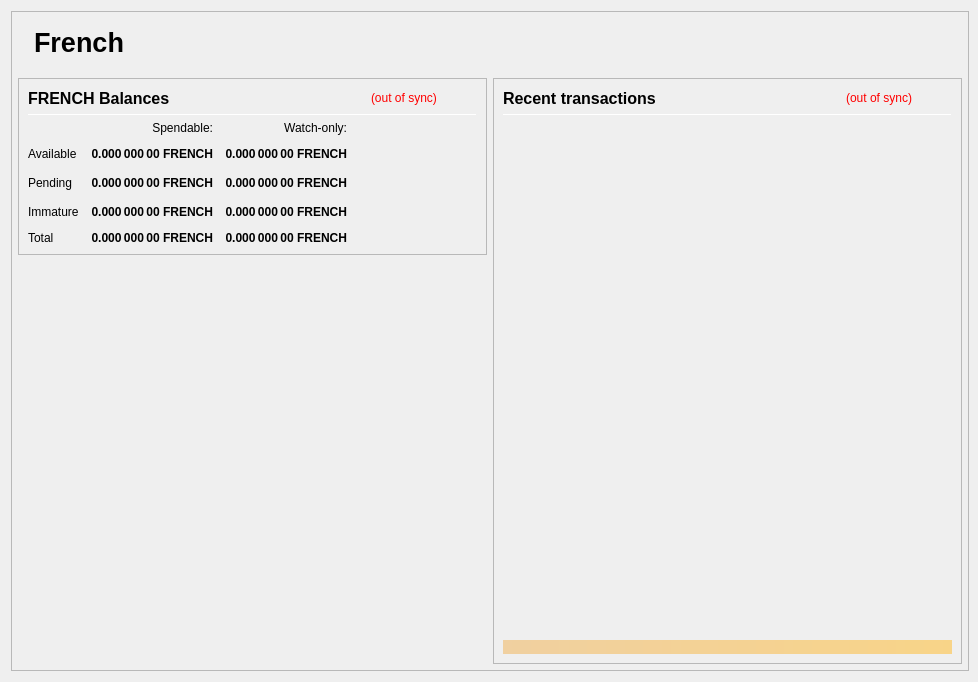
<?xml version="1.0" encoding="UTF-8"?>
<ui version="4.0">
 <class>OverviewPage</class>
 <widget class="QWidget" name="OverviewPage">
  <property name="geometry">
   <rect>
    <x>0</x>
    <y>0</y>
    <width>978</width>
    <height>682</height>
   </rect>
  </property>
  <property name="minimumSize">
   <size>
    <width>960</width>
    <height>682</height>
   </size>
  </property>
  <property name="font">
   <font>
    <weight>50</weight>
    <bold>false</bold>
   </font>
  </property>
  <property name="windowTitle">
   <string>Form</string>
  </property>
  <layout class="QVBoxLayout" name="topLayout" stretch="0">
   <property name="rightMargin">
    <number>9</number>
   </property>
   <item>
    <widget class="QFrame" name="frame_BG">
     <property name="minimumSize">
      <size>
       <width>850</width>
       <height>610</height>
      </size>
     </property>
     <property name="maximumSize">
      <size>
       <width>16777215</width>
       <height>16777215</height>
      </size>
     </property>
     <property name="frameShape">
      <enum>QFrame::StyledPanel</enum>
     </property>
     <property name="frameShadow">
      <enum>QFrame::Raised</enum>
     </property>
     <layout class="QVBoxLayout" name="verticalLayout_3" stretch="0">
      <property name="leftMargin">
       <number>0</number>
      </property>
      <property name="topMargin">
       <number>0</number>
      </property>
      <property name="rightMargin">
       <number>0</number>
      </property>
      <property name="bottomMargin">
       <number>6</number>
      </property>
      <item>
       <layout class="QVBoxLayout" name="verticalLayout_Master" stretch="0,1">
        <property name="leftMargin">
         <number>0</number>
        </property>
        <property name="topMargin">
         <number>0</number>
        </property>
        <property name="rightMargin">
         <number>0</number>
        </property>
        <property name="bottomMargin">
         <number>0</number>
        </property>
        <item>
         <widget class="QFrame" name="frame_Header">
          <layout class="QVBoxLayout" name="verticalLayout_Header" stretch="0">
           <property name="leftMargin">
            <number>0</number>
           </property>
           <property name="topMargin">
            <number>0</number>
           </property>
           <property name="rightMargin">
            <number>0</number>
           </property>
           <property name="bottomMargin">
            <number>0</number>
           </property>
           <item>
            <layout class="QHBoxLayout" name="horizontalLayout_Header" stretch="1,0">
             <property name="spacing">
              <number>6</number>
             </property>
             <item>
              <spacer name="horizontalSpacer_Header">
               <property name="orientation">
                <enum>Qt::Horizontal</enum>
               </property>
               <property name="sizeHint" stdset="0">
                <size>
                 <width>40</width>
                 <height>20</height>
                </size>
               </property>
              </spacer>
             </item>
			 <item>
           <widget class="QLabel" name="labelOverviewHeaderLeft">
            <property name="minimumSize">
             <size>
              <width>464</width>
              <height>60</height>
             </size>
            </property>
            <property name="maximumSize">
             <size>
              <width>16777215</width>
              <height>60</height>
             </size>
            </property>
            <property name="font">
             <font>
              <pointsize>20</pointsize>
              <weight>75</weight>
              <bold>true</bold>
             </font>
            </property>
            <property name="text">
             <string>French</string>
            </property>
            <property name="alignment">
             <set>Qt::AlignLeading|Qt::AlignLeft|Qt::AlignVCenter</set>
            </property>
           </widget>
          </item>
             <item>
              <widget class="QLabel" name="labelOverviewHeaderRight">
               <property name="minimumSize">
                <size>
                 <width>464</width>
                 <height>60</height>
                </size>
               </property>
               <property name="maximumSize">
                <size>
                 <width>16777215</width>
                 <height>60</height>
                </size>
               </property>
				<property name="font">
				 <font>
				  <pointsize>20</pointsize>
				  <weight>75</weight>
				  <bold>true</bold>
				 </font>
				</property>
				<property name="text">
				 <string></string>
				</property>
               <property name="alignment">
                <set>Qt::AlignRight|Qt::AlignTrailing|Qt::AlignVCenter</set>
               </property>
              </widget>
             </item>
            </layout>
           </item>
          </layout>
         </widget>
        </item>
        <item>
         <widget class="QFrame" name="frame_Content">
          <layout class="QVBoxLayout" name="verticalLayout_Content">
           <property name="leftMargin">
            <number>6</number>
           </property>
           <property name="topMargin">
            <number>0</number>
           </property>
           <property name="rightMargin">
            <number>6</number>
           </property>
           <property name="bottomMargin">
            <number>0</number>
           </property>
           <item>
            <layout class="QHBoxLayout" name="horizontalLayout_Content" stretch="1,1">
             <property name="spacing">
              <number>6</number>
             </property>
             <item>
              <layout class="QVBoxLayout" name="verticalLayout_left" stretch="0,0">
               <item>
                <widget class="QFrame" name="frameBalances">
                 <property name="frameShape">
                  <enum>QFrame::StyledPanel</enum>
                 </property>
                 <property name="frameShadow">
                  <enum>QFrame::Raised</enum>
                 </property>
                 <layout class="QVBoxLayout" name="verticalLayout_4">
                  <item>
                   <layout class="QHBoxLayout" name="hlBalancesHeader" stretch="2,0,0">
                    <property name="spacing">
                     <number>6</number>
                    </property>
                    <item>
                     <widget class="QLabel" name="labelBalances">
                      <property name="minimumSize">
                       <size>
                        <width>0</width>
                        <height>0</height>
                       </size>
                      </property>
                      <property name="font">
                       <font>
                        <pointsize>12</pointsize>
                        <weight>75</weight>
                        <bold>true</bold>
                       </font>
                      </property>
                      <property name="text">
                       <string>FRENCH Balances</string>
                      </property>
                     </widget>
                    </item>
                    <item>
                     <widget class="QLabel" name="labelWalletStatus">
                      <property name="cursor">
                       <cursorShape>WhatsThisCursor</cursorShape>
                      </property>
                      <property name="toolTip">
                       <string>The displayed information may be out of date. Your wallet automatically synchronizes with the French network after a connection is established, but this process has not completed yet.</string>
                      </property>
                      <property name="styleSheet">
                       <string notr="true">QLabel { color: red; }</string>
                      </property>
                      <property name="text">
                       <string notr="true">(out of sync)</string>
                      </property>
                      <property name="alignment">
                       <set>Qt::AlignLeading|Qt::AlignLeft|Qt::AlignVCenter</set>
                      </property>
                     </widget>
                    </item>
                    <item>
                     <spacer name="hsBalancesHeader">
                      <property name="orientation">
                       <enum>Qt::Horizontal</enum>
                      </property>
                      <property name="sizeHint" stdset="0">
                       <size>
                        <width>40</width>
                        <height>20</height>
                       </size>
                      </property>
                     </spacer>
                    </item>
                   </layout>
                  </item>
                  <item>
                   <widget class="Line" name="lineBalances">
                    <property name="minimumSize">
                     <size>
                      <width>0</width>
                      <height>1</height>
                     </size>
                    </property>
                    <property name="maximumSize">
                     <size>
                      <width>16777215</width>
                      <height>1</height>
                     </size>
                    </property>
                    <property name="orientation">
                     <enum>Qt::Horizontal</enum>
                    </property>
                   </widget>
                  </item>
                  <item>
                   <layout class="QGridLayout" name="gridLayout">
                    <property name="spacing">
                     <number>12</number>
                    </property>
                    <item row="2" column="2">
                     <widget class="QLabel" name="labelWatchPending">
                      <property name="font">
                       <font>
                        <weight>75</weight>
                        <bold>true</bold>
                       </font>
                      </property>
                      <property name="cursor">
                       <cursorShape>ArrowCursor</cursorShape>
                      </property>
                      <property name="toolTip">
                       <string>Unconfirmed transactions to watch-only addresses</string>
                      </property>
                      <property name="text">
                       <string notr="true">0.000 000 00 FRENCH</string>
                      </property>
                      <property name="alignment">
                       <set>Qt::AlignRight|Qt::AlignTrailing|Qt::AlignVCenter</set>
                      </property>
                      <property name="textInteractionFlags">
                       <set>Qt::NoTextInteraction</set>
                      </property>
                     </widget>
                    </item>
                    <item row="2" column="1">
                     <widget class="QLabel" name="labelUnconfirmed">
                      <property name="font">
                       <font>
                        <weight>75</weight>
                        <bold>true</bold>
                       </font>
                      </property>
                      <property name="cursor">
                       <cursorShape>ArrowCursor</cursorShape>
                      </property>
                      <property name="toolTip">
                       <string>Total of transactions that have yet to be confirmed, and do not yet count toward the spendable balance</string>
                      </property>
                      <property name="text">
                       <string notr="true">0.000 000 00 FRENCH</string>
                      </property>
                      <property name="alignment">
                       <set>Qt::AlignRight|Qt::AlignTrailing|Qt::AlignVCenter</set>
                      </property>
                      <property name="textInteractionFlags">
                       <set>Qt::NoTextInteraction</set>
                      </property>
                     </widget>
                    </item>
                    <item row="3" column="2">
                     <widget class="QLabel" name="labelWatchImmature">
                      <property name="font">
                       <font>
                        <weight>75</weight>
                        <bold>true</bold>
                       </font>
                      </property>
                      <property name="cursor">
                       <cursorShape>ArrowCursor</cursorShape>
                      </property>
                      <property name="toolTip">
                       <string>Staked or masternode rewards in watch-only addresses that has not yet matured</string>
                      </property>
                      <property name="text">
                       <string notr="true">0.000 000 00 FRENCH</string>
                      </property>
                      <property name="alignment">
                       <set>Qt::AlignRight|Qt::AlignTrailing|Qt::AlignVCenter</set>
                      </property>
                      <property name="textInteractionFlags">
                       <set>Qt::NoTextInteraction</set>
                      </property>
                     </widget>
                    </item>
                    <item row="4" column="0">
                     <widget class="QLabel" name="labelTotalText">
                      <property name="text">
                       <string>Total</string>
                      </property>
                      <property name="textInteractionFlags">
                       <set>Qt::NoTextInteraction</set>
                      </property>
                     </widget>
                    </item>
                    <item row="3" column="1">
                     <widget class="QLabel" name="labelImmature">
                      <property name="font">
                       <font>
                        <weight>75</weight>
                        <bold>true</bold>
                       </font>
                      </property>
                      <property name="cursor">
                       <cursorShape>ArrowCursor</cursorShape>
                      </property>
                      <property name="toolTip">
                       <string>Staked or masternode rewards that has not yet matured</string>
                      </property>
                      <property name="text">
                       <string notr="true">0.000 000 00 FRENCH</string>
                      </property>
                      <property name="alignment">
                       <set>Qt::AlignRight|Qt::AlignTrailing|Qt::AlignVCenter</set>
                      </property>
                      <property name="textInteractionFlags">
                       <set>Qt::NoTextInteraction</set>
                      </property>
                     </widget>
                    </item>
                    <item row="2" column="3">
                     <spacer name="hsBalances">
                      <property name="orientation">
                       <enum>Qt::Horizontal</enum>
                      </property>
                      <property name="sizeHint" stdset="0">
                       <size>
                        <width>40</width>
                        <height>20</height>
                       </size>
                      </property>
                     </spacer>
                    </item>
                    <item row="3" column="0">
                     <widget class="QLabel" name="labelImmatureText">
                      <property name="text">
                       <string>Immature</string>
                      </property>
                      <property name="textInteractionFlags">
                       <set>Qt::NoTextInteraction</set>
                      </property>
                     </widget>
                    </item>
                    <item row="4" column="1">
                     <widget class="QLabel" name="labelTotal">
                      <property name="font">
                       <font>
                        <weight>75</weight>
                        <bold>true</bold>
                       </font>
                      </property>
                      <property name="cursor">
                       <cursorShape>ArrowCursor</cursorShape>
                      </property>
                      <property name="toolTip">
                       <string>Your current total balance</string>
                      </property>
                      <property name="text">
                       <string notr="true">0.000 000 00 FRENCH</string>
                      </property>
                      <property name="alignment">
                       <set>Qt::AlignRight|Qt::AlignTrailing|Qt::AlignVCenter</set>
                      </property>
                      <property name="textInteractionFlags">
                       <set>Qt::NoTextInteraction</set>
                      </property>
                     </widget>
                    </item>
                    <item row="4" column="2">
                     <widget class="QLabel" name="labelWatchTotal">
                      <property name="font">
                       <font>
                        <weight>75</weight>
                        <bold>true</bold>
                       </font>
                      </property>
                      <property name="cursor">
                       <cursorShape>ArrowCursor</cursorShape>
                      </property>
                      <property name="toolTip">
                       <string>Current total balance in watch-only addresses</string>
                      </property>
                      <property name="text">
                       <string notr="true">0.000 000 00 FRENCH</string>
                      </property>
                      <property name="alignment">
                       <set>Qt::AlignRight|Qt::AlignTrailing|Qt::AlignVCenter</set>
                      </property>
                      <property name="textInteractionFlags">
                       <set>Qt::NoTextInteraction</set>
                      </property>
                     </widget>
                    </item>
                    <item row="0" column="2">
                     <widget class="QLabel" name="labelWatchonly">
                      <property name="text">
                       <string>Watch-only:</string>
                      </property>
                      <property name="alignment">
                       <set>Qt::AlignRight|Qt::AlignTrailing|Qt::AlignVCenter</set>
                      </property>
                     </widget>
                    </item>
                    <item row="1" column="0">
                     <widget class="QLabel" name="labelBalanceText">
                      <property name="text">
                       <string>Available</string>
                      </property>
                      <property name="textInteractionFlags">
                       <set>Qt::NoTextInteraction</set>
                      </property>
                     </widget>
                    </item>
                    <item row="1" column="1">
                     <widget class="QLabel" name="labelBalance">
                      <property name="font">
                       <font>
                        <weight>75</weight>
                        <bold>true</bold>
                       </font>
                      </property>
                      <property name="cursor">
                       <cursorShape>ArrowCursor</cursorShape>
                      </property>
                      <property name="toolTip">
                       <string>Your current spendable balance</string>
                      </property>
                      <property name="text">
                       <string notr="true">0.000 000 00 FRENCH</string>
                      </property>
                      <property name="alignment">
                       <set>Qt::AlignRight|Qt::AlignTrailing|Qt::AlignVCenter</set>
                      </property>
                      <property name="textInteractionFlags">
                       <set>Qt::NoTextInteraction</set>
                      </property>
                     </widget>
                    </item>
                    <item row="1" column="2">
                     <widget class="QLabel" name="labelWatchAvailable">
                      <property name="font">
                       <font>
                        <weight>75</weight>
                        <bold>true</bold>
                       </font>
                      </property>
                      <property name="cursor">
                       <cursorShape>ArrowCursor</cursorShape>
                      </property>
                      <property name="toolTip">
                       <string>Your current balance in watch-only addresses</string>
                      </property>
                      <property name="text">
                       <string notr="true">0.000 000 00 FRENCH</string>
                      </property>
                      <property name="alignment">
                       <set>Qt::AlignRight|Qt::AlignTrailing|Qt::AlignVCenter</set>
                      </property>
                      <property name="textInteractionFlags">
                       <set>Qt::NoTextInteraction</set>
                      </property>
                     </widget>
                    </item>
                    <item row="2" column="0">
                     <widget class="QLabel" name="labelPendingText">
                      <property name="text">
                       <string>Pending</string>
                      </property>
                      <property name="textInteractionFlags">
                       <set>Qt::NoTextInteraction</set>
                      </property>
                     </widget>
                    </item>
                    <item row="0" column="1">
                     <widget class="QLabel" name="labelSpendable">
                      <property name="text">
                       <string>Spendable:</string>
                      </property>
                      <property name="alignment">
                       <set>Qt::AlignRight|Qt::AlignTrailing|Qt::AlignVCenter</set>
                      </property>
                     </widget>
                    </item>
                   </layout>
                  </item>
                 </layout>
                </widget>
               </item>
               <item>
                <spacer name="verticalSpacer">
                 <property name="orientation">
                  <enum>Qt::Vertical</enum>
                 </property>
                 <property name="sizeHint" stdset="0">
                  <size>
                   <width>20</width>
                   <height>40</height>
                  </size>
                 </property>
                </spacer>
               </item>
              </layout>
             </item>
             <item>
              <layout class="QVBoxLayout" name="verticalLayout_right" stretch="1">
               <item>
                <widget class="QFrame" name="frame_RecentTransactions">
                 <property name="minimumSize">
                  <size>
                   <width>0</width>
                   <height>0</height>
                  </size>
                 </property>
                 <property name="frameShape">
                  <enum>QFrame::StyledPanel</enum>
                 </property>
                 <property name="frameShadow">
                  <enum>QFrame::Raised</enum>
                 </property>
                 <layout class="QVBoxLayout" name="verticalLayout_1" stretch="0,0,0,0,0">
                  <item>
                   <layout class="QHBoxLayout" name="horizontalLayout_2" stretch="2,0,0">
                    <property name="spacing">
                     <number>3</number>
                    </property>
                    <item>
                     <widget class="QLabel" name="label_4">
                      <property name="minimumSize">
                       <size>
                        <width>0</width>
                        <height>20</height>
                       </size>
                      </property>
                      <property name="font">
                       <font>
                        <pointsize>12</pointsize>
                        <weight>75</weight>
                        <bold>true</bold>
                       </font>
                      </property>
                      <property name="text">
                       <string>Recent transactions</string>
                      </property>
                     </widget>
                    </item>
                    <item>
                     <widget class="QLabel" name="labelTransactionsStatus">
                      <property name="cursor">
                       <cursorShape>WhatsThisCursor</cursorShape>
                      </property>
                      <property name="toolTip">
                       <string>The displayed information may be out of date. Your wallet automatically synchronizes with the French network after a connection is established, but this process has not completed yet.</string>
                      </property>
                      <property name="styleSheet">
                       <string notr="true">QLabel { color: red; }</string>
                      </property>
                      <property name="text">
                       <string notr="true">(out of sync)</string>
                      </property>
                      <property name="alignment">
                       <set>Qt::AlignRight|Qt::AlignTrailing|Qt::AlignVCenter</set>
                      </property>
                     </widget>
                    </item>
                    <item>
                     <spacer name="horizontalSpacer">
                      <property name="orientation">
                       <enum>Qt::Horizontal</enum>
                      </property>
                      <property name="sizeHint" stdset="0">
                       <size>
                        <width>40</width>
                        <height>20</height>
                       </size>
                      </property>
                     </spacer>
                    </item>
                   </layout>
                  </item>
                  <item>
                   <widget class="Line" name="line">
                    <property name="minimumSize">
                     <size>
                      <width>0</width>
                      <height>1</height>
                     </size>
                    </property>
                    <property name="maximumSize">
                     <size>
                      <width>16777215</width>
                      <height>1</height>
                     </size>
                    </property>
                    <property name="orientation">
                     <enum>Qt::Horizontal</enum>
                    </property>
                   </widget>
                  </item>
                  <item>
                   <widget class="QListView" name="listTransactions">
                    <property name="minimumSize">
                     <size>
                      <width>0</width>
                      <height>0</height>
                     </size>
                    </property>
                    <property name="styleSheet">
                     <string notr="true">QListView { background: transparent; }</string>
                    </property>
                    <property name="frameShape">
                     <enum>QFrame::NoFrame</enum>
                    </property>
                    <property name="verticalScrollBarPolicy">
                     <enum>Qt::ScrollBarAlwaysOff</enum>
                    </property>
                    <property name="horizontalScrollBarPolicy">
                     <enum>Qt::ScrollBarAlwaysOff</enum>
                    </property>
                    <property name="selectionMode">
                     <enum>QAbstractItemView::NoSelection</enum>
                    </property>
                   </widget>
                  </item>
                  <item>
                   <spacer name="verticalSpacer_2">
                    <property name="orientation">
                     <enum>Qt::Vertical</enum>
                    </property>
                    <property name="sizeType">
                     <enum>QSizePolicy::Expanding</enum>
                    </property>
                    <property name="sizeHint" stdset="0">
                     <size>
                      <width>20</width>
                      <height>40</height>
                     </size>
                    </property>
                   </spacer>
                  </item>
                  <item>
                   <widget class="QLabel" name="labelAlerts">
                    <property name="maximumSize">
                     <size>
                      <width>16777215</width>
                      <height>16777215</height>
                     </size>
                    </property>
                    <property name="styleSheet">
                     <string notr="true">background-color: qlineargradient(x1: 0, y1: 0, x2: 1, y2: 0, stop:0 #F0D0A0, stop:1 #F8D488); color:#000000;</string>
                    </property>
                    <property name="text">
                     <string/>
                    </property>
                    <property name="wordWrap">
                     <bool>true</bool>
                    </property>
                    <property name="margin">
                     <number>3</number>
                    </property>
                   </widget>
                  </item>
                 </layout>
                </widget>
               </item>
              </layout>
             </item>
            </layout>
           </item>
          </layout>
         </widget>
        </item>
       </layout>
      </item>
     </layout>
    </widget>
   </item>
  </layout>
 </widget>
 <resources/>
 <connections/>
</ui>
